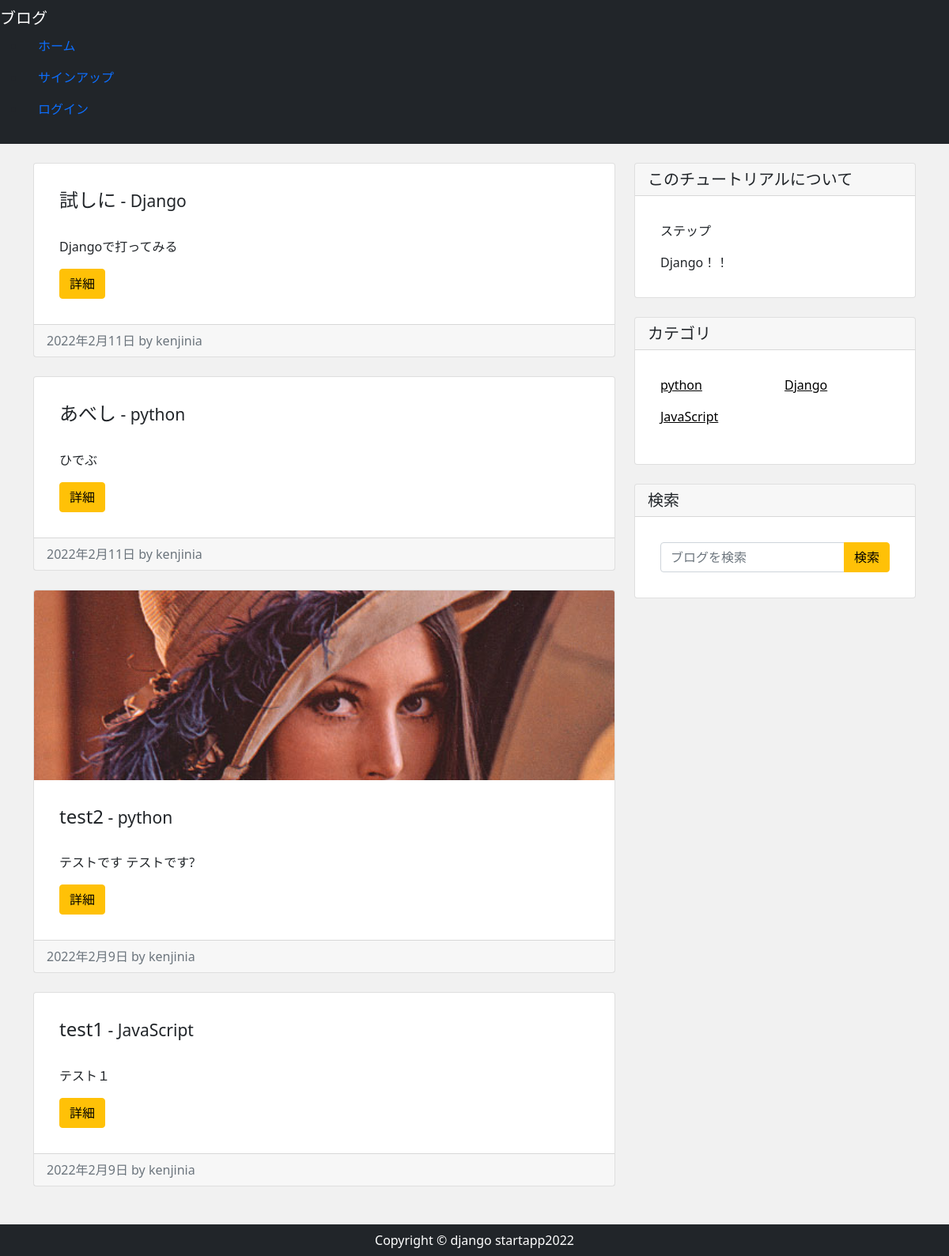
The page / on the database its author committed.
### app/models.py (models this page shows, shortened)
class Post(models.Model):
  author = models.ForeignKey(settings.AUTH_USER_MODEL, on_delete=models.CASCADE)
  category = models.ForeignKey(Category, verbose_name='カテゴリ', on_delete=models.PROTECT)
  title = models.CharField("タイトル", max_length=200)
  image = models.ImageField(upload_to='images', verbose_name='イメージ画像', null=True, blank=True)
  content = models.TextField("本文")
  created = models.DateTimeField("作成日", default=timezone.now)

class Category(models.Model):
  name = models.CharField('カテゴリ', max_length=100)
  def __str__(self):
    return self.name

### app/views.py (the view)
# urls.py: path('', views.IndexView.as_view(), name='index'),
class IndexView(View):
  def get(self, request, *args, **kwargs):
    post_data = Post.objects.order_by('-id')
    return render(request, 'app/index.html', {
      'post_data': post_data
    })

### app/context_processors.py (called while the page is built)
def common(request):
  category_data = Category.objects.all()
  context = {
    'category_data': category_data
  }
  return context

### app/templates/app/index.html (shortened to what this page needs)
{% extends "app/base.html" %}
{% block content %}
<div class="row my-4">
  <div class="col-md-8">
    {% for post in post_data %}
    <div class="card mb-4">
      {% if post.image %}
        <img src="{{ post.image.url }}" alt="" class="card-img-top index-img">
      {% endif %}
      <div class="card-body">
      <h2 class="card-title">{{ post.title }}<span class="small"> - {{ post.category }}</span></h2>
      <p class="card-text">{{ post.content|truncatechars:100 }}</p>
      <div class="btn btn-warning">詳細</div>
    </div>
    <div class="card-footer text-muted">
      {{ post.created|date }} by {{ post.author }}
    </div>
  </div>
  {% endfor %}
</div>
<div class="col-md-4">
  <div class="card">
    <h5 class="card-header">このチュートリアルについて</h5>
    <div class="card-body">
      <p>ステップ</p>
      <p class="mb-0">
        Django！！
      </p>
      </div>
    </div>
    <div class="card my-4">
      <h5 class="card-header">カテゴリ</h5>
      <div class="card-body">
        <div class="row">
          {% for category in category_data %}
            <div class="col-md-6">
              <ul class="list-unstyled">
                <li>
                  <a href="{% url 'category' category %}">
                    {{ category.name }}
                  </a>
                </li>
              </ul>
            </div>
            {% endfor %}
        </div>
      </div>
    </div>
    <div class="card my-4">
      <h5 class="card-header">検索</h5>
      <div class="card-body">
        <form method="get" action="{% url 'search' %}" class="input-group">
          <input type="text" class="form-control" name="keyword" placeholder="ブログを検索">
          <button class="btn btn-warning ml-2" type="submit">検索</button>
        </form>
      </div>
    </div>
  </div>
</div>
{% endblock %}

### app/templates/app/base.html (shortened to what this page needs)
{% load static %}
<!DOCTYPE html>
<html lang="ja">
<head>
<link href="https://cdn.jsdelivr.net/npm/bootstrap@5.1.3/dist/css/bootstrap.min.css" rel="stylesheet">
<link rel="stylesheet" href="{% static 'css/style.css' %}">
</head>
<body>
  <nav class="navbar navbar-expand-lg navbar-dark bg-dark">
    <div>
    <a class="navbar-brand" href="">ブログ</a>
    <ul class=""navbar-nav ml-auto>
      <li class="nav-item">
        <a class="nav-link" href="/">ホーム</a>
      </li>
      {% if user.is_authenticated %}
      <li class="nav-item">
      <a class="nav-link" href="{% url 'post_new' %}">投稿</a>
      </li>
      <li class="nav-item">
        <a class="nav-link" href="{% url 'account_logout' %}">ログアウト</a>
      </li>
      {% else %}
      <li class="nav-item">
        <a class="nav-link" href="{% url 'account_signup' %}">サインアップ</a>
        </li>
        <li class="nav-item">
        <a class="nav-link" href="{% url 'account_login' %}">ログイン</a>
        </li>
      {% endif %}
  </ul>
  </div>
  </nav>
  <main>
    <div class="container">
      {% block content %}
      {% endblock %}
    </div>
  </main>
  <footer class="py-2 bg-dark">
    <p class="m-0 text-center text-white">Copyright &copy; django startapp2022</p>
  </footer>
</body>
</html>

### app/static/css/style.css (style rules this page uses)
* { margin: 0; padding: 0; box-sizing: border-box; }
body { background: #f1f1f1; display: flex; flex-flow: column; min-height: 100vh; }
main { flex: 1; }
.card-title { margin-bottom: 2rem; font-size: 1.5rem; }
.card-body { padding: 2rem; }
.index-img { object-fit: cover; height: 240px; }
a { color: black; }

### rows shown on the page
Post: title "試しに", category "Django", content "Djangoで打ってみる", created "2022年2月11日", author "kenjinia"
Post: title "あべし", category "python", content "ひでぶ", created "2022年2月11日", author "kenjinia"
Post: image (picture), title "test2", category "python", content "テストです テストです?", created "2022年2月9日", author "kenjinia"
Post: title "test1", category "JavaScript", content "テスト１", created "2022年2月9日", author "kenjinia"
Category: name "python"
Category: name "Django"
Category: name "JavaScript"
